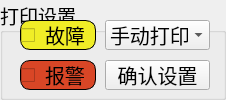
  <widget class="QGroupBox" name="gBox_setPrint">
   <property name="enabled">
    <bool>true</bool>
   </property>
   <property name="geometry">
    <rect>
     <x>310</x>
     <y>335</y>
     <width>226</width>
     <height>100</height>
    </rect>
   </property>
   <property name="font">
    <font>
     <family>文泉驿等宽微米黑</family>
     <pointsize>14</pointsize>
     <weight>50</weight>
     <italic>false</italic>
     <bold>false</bold>
    </font>
   </property>
   <property name="styleSheet">
    <string notr="true">QCheckBox#checkBox_printError{
spacing: 10px;
color: rgb(0, 0, 0);
border:1px solid;
border-radius:10px;
background-color: rgb(240, 237, 39);
}
QCheckBox#checkBox_printAlarm{
spacing: 10px;
color: rgb(0, 0, 0);
border:1px solid;
border-radius:10px;
background-color: rgb(217, 70, 38);
}

QCheckBox::indicator{
width:12px;
height:12px;
margin-left:5px;
image: url(:/Image/uncheck.png);
}

QCheckBox::indicator::unchecked {
image: url(:/Image/uncheck.png);
}
QCheckBox::indicator::checked {
image: url(:/Image/checked.png);
}</string>
   </property>
   <property name="title">
    <string>打印设置</string>
   </property>
   <property name="flat">
    <bool>true</bool>
   </property>
   <widget class="QComboBox" name="comboBox_print">
    <property name="geometry">
     <rect>
      <x>105</x>
      <y>20</y>
      <width>105</width>
      <height>30</height>
     </rect>
    </property>
    <property name="font">
     <font>
      <family>文泉驿等宽微米黑</family>
      <pointsize>15</pointsize>
      <weight>50</weight>
      <italic>false</italic>
      <bold>false</bold>
     </font>
    </property>
    <property name="focusPolicy">
     <enum>Qt::NoFocus</enum>
    </property>
    <item>
     <property name="text">
      <string>手动打印</string>
     </property>
    </item>
    <item>
     <property name="text">
      <string>自动打印</string>
     </property>
    </item>
   </widget>
   <widget class="QPushButton" name="pBtn_print">
    <property name="geometry">
     <rect>
      <x>105</x>
      <y>60</y>
      <width>105</width>
      <height>30</height>
     </rect>
    </property>
    <property name="font">
     <font>
      <family>文泉驿等宽微米黑</family>
      <pointsize>15</pointsize>
      <weight>50</weight>
      <italic>false</italic>
      <bold>false</bold>
     </font>
    </property>
    <property name="focusPolicy">
     <enum>Qt::NoFocus</enum>
    </property>
    <property name="text">
     <string>确认设置</string>
    </property>
   </widget>
   <widget class="QCheckBox" name="checkBox_printError">
    <property name="geometry">
     <rect>
      <x>20</x>
      <y>20</y>
      <width>76</width>
      <height>30</height>
     </rect>
    </property>
    <property name="font">
     <font>
      <family>文泉驿等宽微米黑</family>
      <pointsize>15</pointsize>
      <weight>50</weight>
      <italic>false</italic>
      <bold>false</bold>
     </font>
    </property>
    <property name="focusPolicy">
     <enum>Qt::NoFocus</enum>
    </property>
    <property name="text">
     <string>故障</string>
    </property>
   </widget>
   <widget class="QCheckBox" name="checkBox_printAlarm">
    <property name="geometry">
     <rect>
      <x>20</x>
      <y>60</y>
      <width>76</width>
      <height>30</height>
     </rect>
    </property>
    <property name="font">
     <font>
      <family>文泉驿等宽微米黑</family>
      <pointsize>15</pointsize>
      <weight>50</weight>
      <italic>false</italic>
      <bold>false</bold>
     </font>
    </property>
    <property name="focusPolicy">
     <enum>Qt::NoFocus</enum>
    </property>
    <property name="text">
     <string>报警</string>
    </property>
   </widget>
  </widget>
